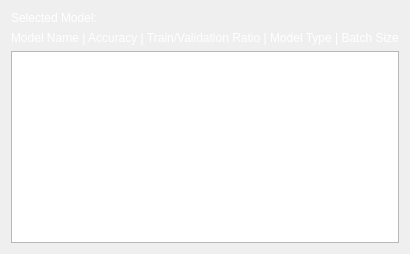
                    <widget class="QWidget" name="TabModel">
                     <property name="styleSheet">
                      <string notr="true">color: rgb(255, 255, 255);</string>
                     </property>
                     <attribute name="title">
                      <string>Models</string>
                     </attribute>
                     <layout class="QVBoxLayout" name="verticalLayout_20">
                      <item>
                       <widget class="QLabel" name="SelectModelLabel">
                        <property name="text">
                         <string>Selected Model:</string>
                        </property>
                       </widget>
                      </item>
                      <item>
                       <widget class="QLabel" name="ListModelExampleLabel">
                        <property name="text">
                         <string>Model Name | Accuracy | Train/Validation Ratio | Model Type | Batch Size</string>
                        </property>
                       </widget>
                      </item>
                      <item>
                       <widget class="QListWidget" name="SelectModelList">
                        <item>
                         <property name="text">
                          <string>DEBUGNAMETEST</string>
                         </property>
                        </item>
                       </widget>
                      </item>
                     </layout>
                    </widget>
